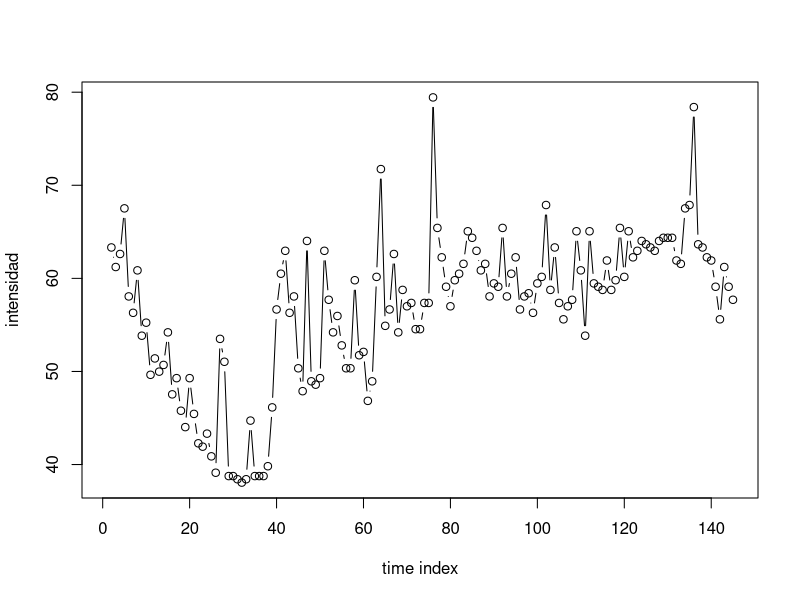
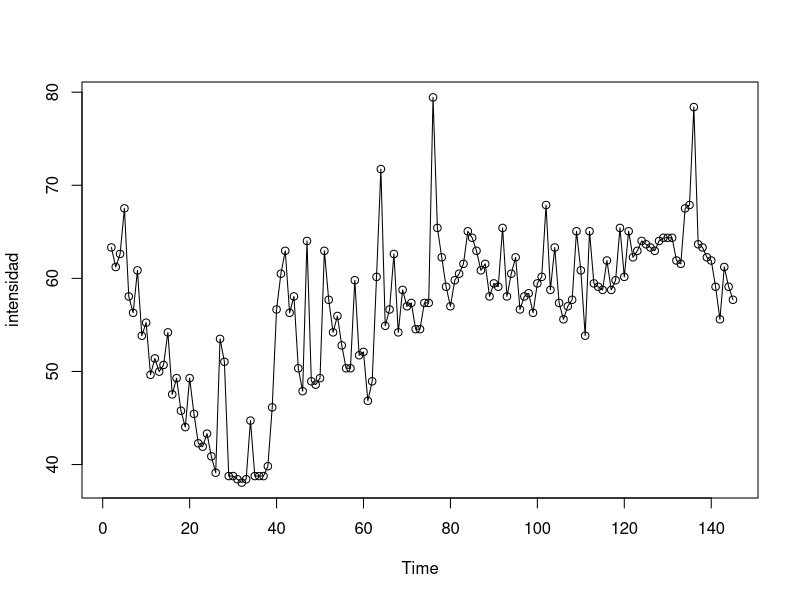

The R source for these figures, in order: (Note: this script raises an error after producing the figures.)
## ---- chunk 1
lunes <- read.csv("data/lun_cuba_10min.csv", header=FALSE, dec=',')
## ---- chunk 2
head(lunes)
## ---- chunk 3
colnames(lunes) <- c("time", "intensidad")
## ---- chunk 4
plot(lunes[1:145,2], type='b', ylab='intensidad', xlab='time index')
## ---- chunk 5
ts.plot(lunes[2], type='o', ylab='intensidad')
## ---- chunk 6
t1<-10^(lunes[2]/10)
## ---- chunk 7
deltat<-10.
## ---- chunk 8
t2<-sum(deltat*t1, na.rm=TRUE)
## ---- chunk 9
leqlunes<-10*log10(1/(60*24)*t2)
## ---- chunk 10
t1d<-10^(lunes[43:114,2]/10)
t2d<-sum(deltat*t1d, na.rm=TRUE)
leqdlunes<-10*log10(1/(60*12)*t2d)
## ---- chunk 11
t1t<-10^(lunes[115:138,2]/10)
t2t<-sum(deltat*t1t, na.rm=TRUE)
leqtlunes<-10*log10(1/(60*4)*t2t)
## ---- chunk 12
t1n1<-10^(lunes[1:42,2]/10)
t1n2<-10^(lunes[139:144,2]/10)
t2n<-sum(deltat*t1n1, na.rm=TRUE)+sum(deltat*t1n2, na.rm=TRUE)
leqnlunes<-10*log10(1/(60*8)*t2n)
## ---- chunk 13
ttd=10^(leqdlunes/10)
ttt=10^((leqtlunes+5)/10)
ttn=10^((leqnlunes+10)/10)
ldn=10*log10((12*ttd+4*ttt+8*ttn)/24)

## ---- chunk 14
rlunesp90<-quantile(rlun[,2],0.9)
rlunesp10<-quantile(rlun[,2],0.1)
tni<-4*(rlunesp90-rlunesp10)+rlunesp10-30
